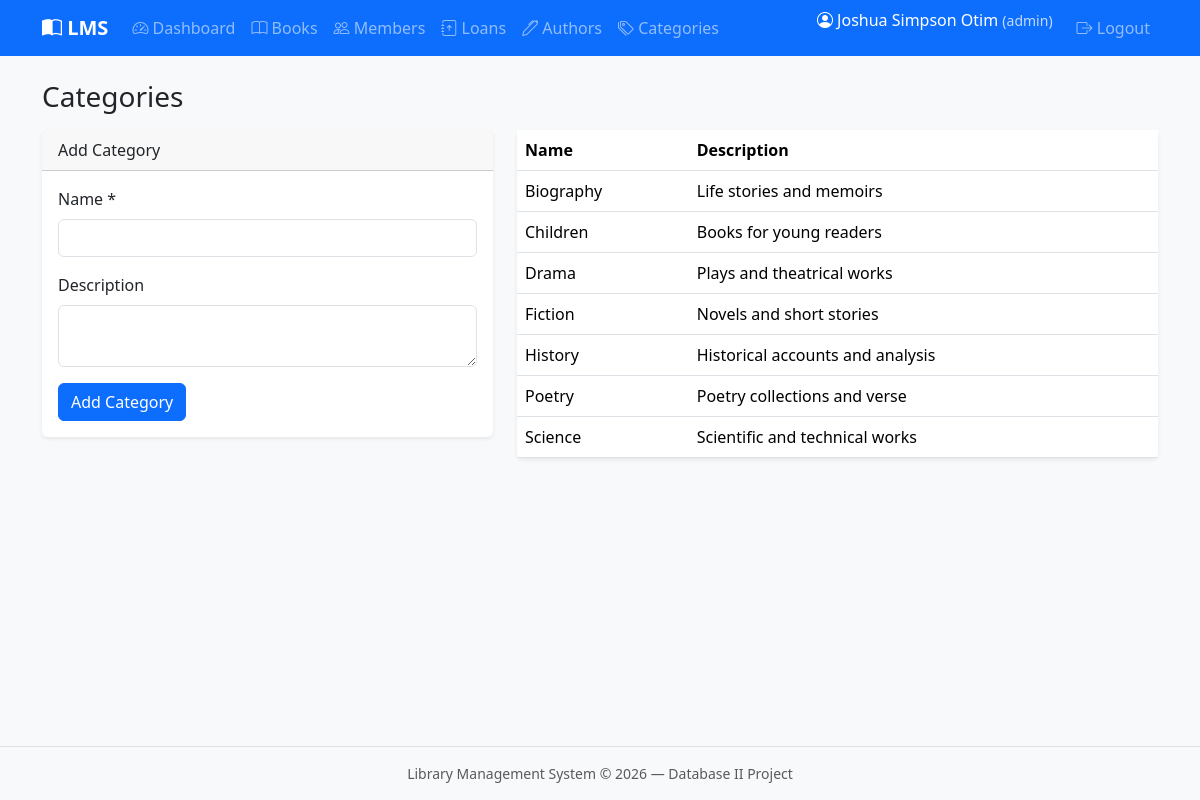
Screenshot of /categories/index.php (signed in) with the database file from the repository.
### tables this page shows
CREATE TABLE categories (
  id INT UNSIGNED AUTO_INCREMENT PRIMARY KEY,
  name VARCHAR(100) NOT NULL UNIQUE,
  description TEXT DEFAULT NULL,
  created_at TIMESTAMP DEFAULT CURRENT_TIMESTAMP
);

### includes/functions.php (called while the page is built, shortened)
<?php
function e(?string $value): string
{
    return htmlspecialchars($value ?? '', ENT_QUOTES, 'UTF-8');
}

### categories/index.php (the view, shortened to what this page needs)
<?php
require_once __DIR__ . '/../config/database.php';
require_once __DIR__ . '/../includes/functions.php';
$categories = $pdo->query('SELECT * FROM categories ORDER BY name')->fetchAll();
include __DIR__ . '/../includes/header.php';
?>
<div class="d-flex justify-content-between align-items-center mb-3">
    <h1 class="h3 mb-0">Categories</h1>
</div>
<div class="row g-4">
    <div class="col-lg-5">
        <div class="card">
            <div class="card-header">Add Category</div>
            <div class="card-body">
                <form method="post">
                    <div class="mb-3">
                        <label class="form-label">Name *</label>
                        <input type="text" name="name" class="form-control" required
                               value="<?= e($_POST['name'] ?? '') ?>">
                    </div>
                    <div class="mb-3">
                        <label class="form-label">Description</label>
                        <textarea name="description" class="form-control" rows="2"><?= e($_POST['description'] ?? '') ?></textarea>
                    </div>
                    <button type="submit" class="btn btn-primary">Add Category</button>
                </form>
            </div>
        </div>
    </div>
    <div class="col-lg-7">
        <div class="card">
            <div class="table-responsive">
                <table class="table table-hover mb-0">
                    <thead>
                        <tr>
                            <th>Name</th>
                            <th>Description</th>
                        </tr>
                    </thead>
                    <tbody>
                    <?php foreach ($categories as $c): ?>
                        <tr>
                            <td><?= e($c['name']) ?></td>
                            <td><?= e($c['description'] ?? '—') ?></td>
                        </tr>
                    <?php endforeach; ?>
                    </tbody>
                </table>
            </div>
        </div>
    </div>
</div>
<?php include __DIR__ . '/../includes/footer.php'; ?>

### assets/css/style.css (style rules this page uses)
body { min-height: 100vh; display: flex; flex-direction: column; background-color: #f8f9fa; }
.card { border: none; box-shadow: 0 0.125rem 0.25rem rgba(0, 0, 0, 0.075); }
.table th { white-space: nowrap; }

### rows the page displays
categories: name "Biography", description "Life stories and memoirs"
categories: name "Children", description "Books for young readers"
categories: name "Drama", description "Plays and theatrical works"
categories: name "Fiction", description "Novels and short stories"
categories: name "History", description "Historical accounts and analysis"
categories: name "Poetry", description "Poetry collections and verse"
categories: name "Science", description "Scientific and technical works"

### other values shown
$_SESSION['full_name'] "Joshua Simpson Otim"
$_SESSION['role'] "admin"
